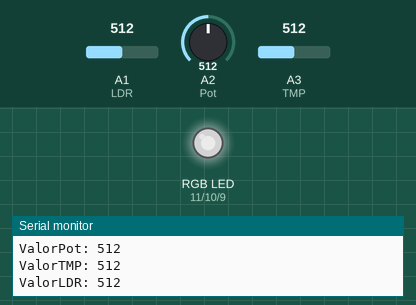
Recording of a sketch running on a simulated Arduino Uno, built with avr-gcc and run on an emulated ATmega328P. Shown: an RGB LED mixed from three pins (HIGH = lit), the last lines printed to the serial monitor. The inputs (shaded band) are chosen by the test bench; at power-on: A1 (LDR) = 512, A2 (Pot) = 512, A3 (TMP) = 512. Dim RGB values are drawn brighter than linear.

Above: at 1.2 s.
1.3 s: A1 (LDR) set to 11
At 2.3 s:
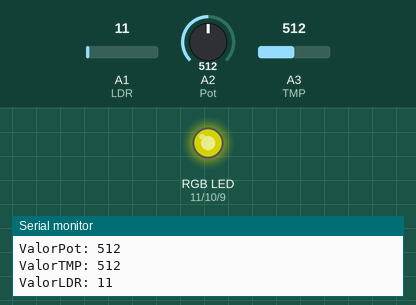
2.8 s: A1 (LDR) set to 8
At 3.3 s:
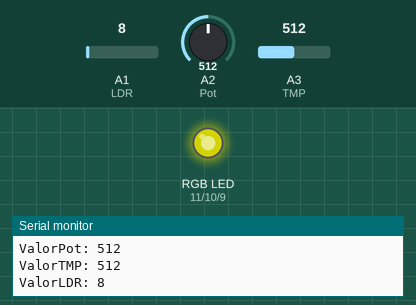
5.8 s: A2 (Pot) set to 109
At 7.0 s:
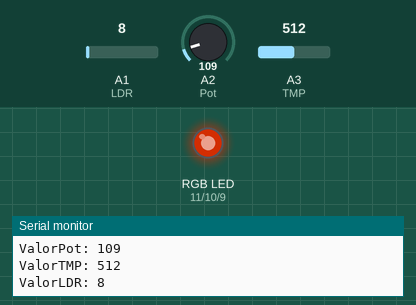
7.3 s: A2 (Pot) set to 89
At 8.5 s:
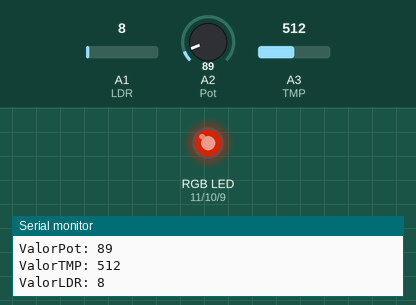
10.3 s: A3 (TMP) set to 985
At 11.3 s:
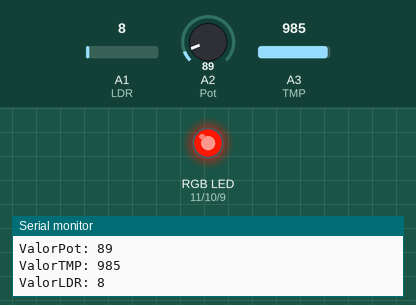
11.8 s: A3 (TMP) set to 1013
At 13.2 s:
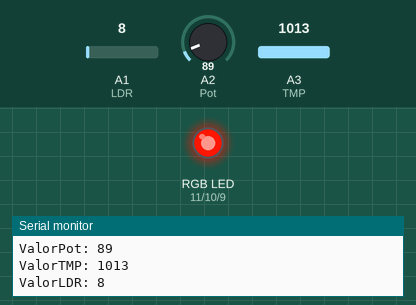
Timing chart, 0 to 14.8 s (numbered marks = the images above; inputs shaded):
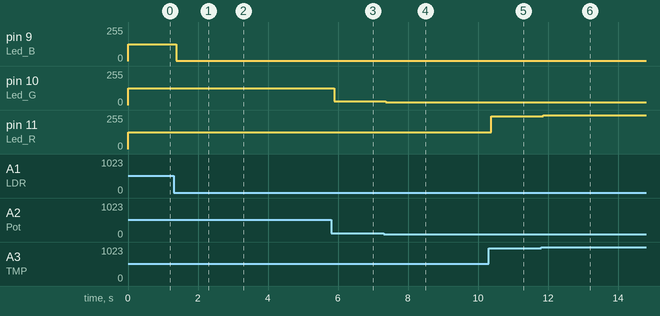

Measured:
- after the input at 1.3 s, pin 9 (Led_B): 127/255 → 2/255 after 0.08 s
- after the input at 2.8 s, pin 9 (Led_B): 2/255 → 1/255 after 0.05 s
- after the input at 5.8 s, pin 10 (Led_G): 127/255 → 27/255 after 0.09 s
- after the input at 7.3 s, pin 10 (Led_G): 27/255 → 22/255 after 0.06 s
- after the input at 10.3 s, pin 11 (Led_R): 127/255 → 245/255 after 0.08 s
- after the input at 11.8 s, pin 11 (Led_R): 245/255 → 252/255 after 0.06 s

The sketch:

photoresistor_rgb.ino
```cpp
const int Led_R = 11;
const int Led_G = 10;
const int Led_B = 9;


const int TMP = A3;
const int LDR = A1;
const int Pot = A2;

void setup() {
	pinMode(Led_R, OUTPUT);
	pinMode(Led_G, OUTPUT);
	pinMode(Led_B, OUTPUT);

	// Serial
	Serial.begin(9600);

}

void loop() {
	int ValorTMP = analogRead(TMP);
	int ValorLDR = analogRead(LDR);
	int ValorPot = analogRead(Pot);


	Serial.print("ValorTMP: ");
	Serial.print(ValorTMP);
	Serial.println();
	Serial.print("ValorLDR: ");
	Serial.print(ValorLDR);
	Serial.println();
	Serial.print("ValorPot: ");
	Serial.print(ValorPot);
	Serial.println();


	/* As we can read 1024 (10bits) values from analog
 	* inputs but write implies 256 values (8bits)
        * the map funtion avoids to see the information sent
 	* four times.
	*/
	int BrilloLed_R = map(ValorTMP, 0, 1023, 0, 255);
	int BrilloLed_G = map(ValorPot, 0, 1023, 0, 255);
	int BrilloLed_B = map(ValorLDR, 0, 1023, 0, 255);

	analogWrite(Led_R, BrilloLed_R);
	analogWrite(Led_G, BrilloLed_G);
	analogWrite(Led_B, BrilloLed_B);


}
```
